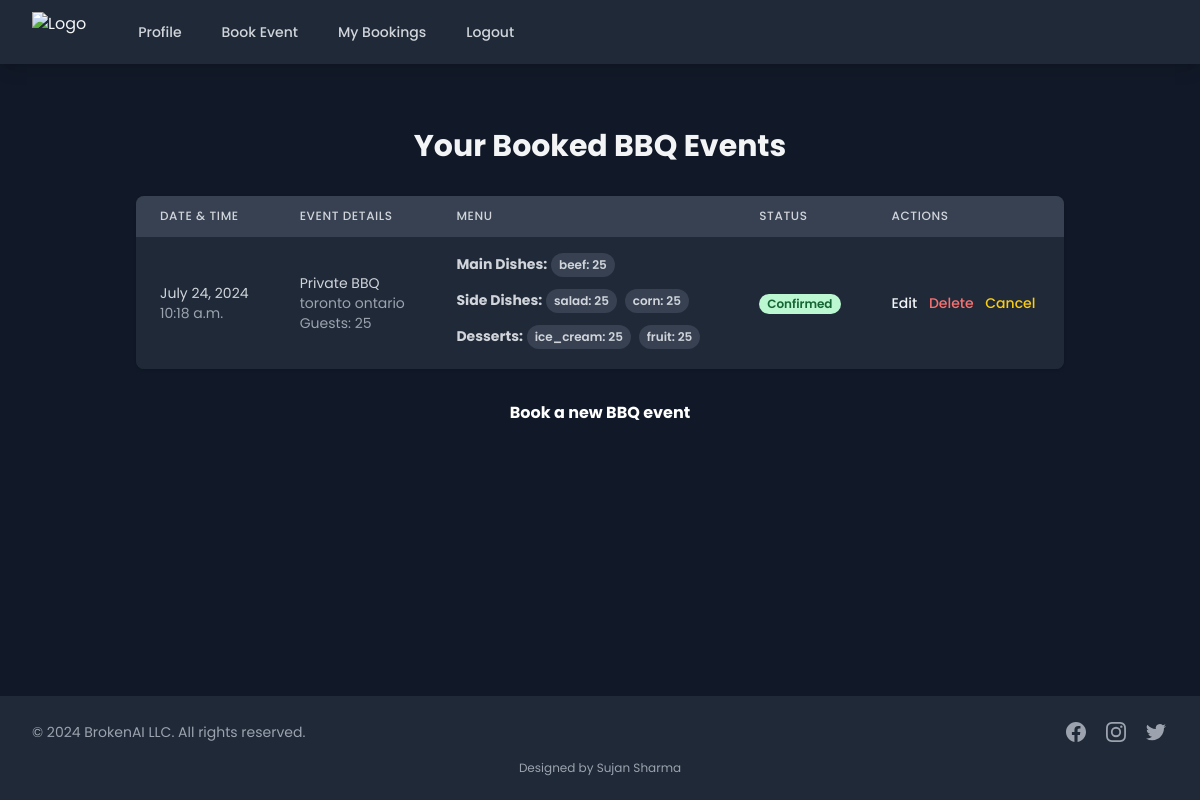
The app's page /my-bookings/ (signed in) with its own data.
### accounts/models.py (models this page shows, shortened)
class BBQBooking(models.Model):
    user = models.ForeignKey(settings.AUTH_USER_MODEL, on_delete=models.CASCADE, related_name='bbq_bookings')
    status = models.IntegerField(default=0)  # 0: Pending, 1: Confirmed, 2: Cancelled, 3: Completed
    date = models.DateField()
    time = models.TimeField()
    location = models.CharField(max_length=255)
    guests = models.IntegerField()
    EVENT_TYPES = [
        ('private', 'Private BBQ'),
        ('company', 'Company BBQ'),
        ('wedding', 'Wedding BBQ'),
        ('school', 'School BBQ'),
        ('themed', 'Themed BBQ'),
        ('breakfast', 'Breakfast Catering'),
        ('holiday', 'Holiday Catering'),
    ]
    event_type = models.CharField(max_length=20, choices=EVENT_TYPES, default='private')
    MAIN_DISHES = [
        ('beef', 'Beef'),
        ('chicken', 'Chicken'),
        ('pork', 'Pork'),
        ('fish', 'Fish'),
    ]
    main_dishes = models.JSONField()  # Store as {"beef": 10, "chicken": 5, ...}
    SIDE_DISHES = [
        ('salad', 'Salad'),
        ('corn', 'Corn'),
        ('potatoes', 'Potatoes'),
        ('beans', 'Beans'),
        ('coleslaw', 'Coleslaw'),
    ]
    side_dishes = models.JSONField()  # Store as {"salad": 15, "corn": 10, ...}
    DESSERTS = [
        ('ice_cream', 'Ice Cream'),
        ('fruit', 'Fruit'),
    ]
    desserts = models.JSONField()  # Store as {"ice_cream": 20, "fruit": 10}
    drinks = models.IntegerField()  # Total number of drinks (same as guests)

### accounts/views.py (the view)
# urls.py: path('my-bookings/', views.view_booked_events, name='view_booked_events'),
@login_required
def view_booked_events(request):
    bookings = BBQBooking.objects.filter(user=request.user).order_by('date', 'time')
    return render(request, 'booked_events.html', {'bookings': bookings})

### accounts/templates/booked_events.html (shortened to what this page needs)
{% extends 'base.html' %}
{% block content %}
<div class="container mx-auto px-4 py-8 max-w-6xl">
    <h2 class="text-3xl font-bold mb-8 text-center text-primary-400">Your Booked BBQ Events</h2>
    {% if bookings %}
    <div class="overflow-x-auto bg-gray-800 rounded-lg shadow">
        <table class="min-w-full divide-y divide-gray-700">
            <thead class="bg-gray-700">
                <tr>
                    <th scope="col"
                        class="px-6 py-3 text-left text-xs font-medium text-gray-300 uppercase tracking-wider">Date &
                        Time</th>
                    <th scope="col"
                        class="px-6 py-3 text-left text-xs font-medium text-gray-300 uppercase tracking-wider">Event
                        Details</th>
                    <th scope="col"
                        class="px-6 py-3 text-left text-xs font-medium text-gray-300 uppercase tracking-wider">Menu</th>
                    <th scope="col"
                        class="px-6 py-3 text-left text-xs font-medium text-gray-300 uppercase tracking-wider">Status
                    </th>
                    <th scope="col"
                        class="px-6 py-3 text-left text-xs font-medium text-gray-300 uppercase tracking-wider">Actions
                    </th>
                </tr>
            </thead>
            <tbody class="bg-gray-800 divide-y divide-gray-700">
                {% for booking in bookings %}
                <tr>
                    <td class="px-6 py-4 whitespace-nowrap">
                        <div class="text-sm text-gray-300">{{ booking.date }}</div>
                        <div class="text-sm text-gray-400">{{ booking.time }}</div>
                    </td>
                    <td class="px-6 py-4 whitespace-nowrap">
                        <div class="text-sm text-gray-300">{{ booking.get_event_type_display }}</div>
                        <div class="text-sm text-gray-400">{{ booking.location }}</div>
                        <div class="text-sm text-gray-400">Guests: {{ booking.guests }}</div>
                    </td>
                    <td class="px-6 py-4">
                        <div class="text-sm text-gray-300">
                            <strong class="text-primary-400">Main Dishes:</strong>
                            {% for dish, count in booking.main_dishes.items %}
                            <span
                                class="inline-block bg-gray-700 rounded-full px-2 py-1 text-xs font-semibold text-gray-300 mr-1 mb-1">
                                {{dish }}: {{ count }}</span>
                            {% endfor %}
                        </div>
                        <div class="text-sm text-gray-300 mt-2">
                            <strong class="text-primary-400">Side Dishes:</strong>
                            {% for dish, count in booking.side_dishes.items %}
                            <span
                                class="inline-block bg-gray-700 rounded-full px-2 py-1 text-xs font-semibold text-gray-300 mr-1 mb-1">
                                {{dish }}: {{ count }}</span>
                            {% endfor %}
                        </div>
                        <div class="text-sm text-gray-300 mt-2">
                            <strong class="text-primary-400">Desserts:</strong>
                            {% for dish, count in booking.desserts.items %}
                            <span
                                class="inline-block bg-gray-700 rounded-full px-2 py-1 text-xs font-semibold text-gray-300 mr-1 mb-1">
                                {{dish }}: {{ count }}</span>
                            {% endfor %}
                        </div>
                    </td>
                    <td class="px-6 py-4 whitespace-nowrap">
                        <span class="px-2 inline-flex text-xs leading-5 font-semibold rounded-full
                            {% if booking.status == 0 %} bg-yellow-200 text-yellow-800
                            {% elif booking.status == 1 %}bg-green-200 text-green-800
                            {% elif booking.status == 2 %}bg-red-200 text-red-800
                            {% else %} bg-blue-200 text-blue-800 {% endif %}">
                            {%if booking.status == 0 %}
                            pending
                            {%elif booking.status == 1 %}
                           Confirmed
                            {%elif booking.status == 2 %}
                            Cancelled
                            {%else%}
                            Completed
                            {%endif%}
                        </span>
                    </td>
                    <td class="px-6 py-4 whitespace-nowrap text-sm font-medium">
                        <a href="{% url 'edit_booking' booking.id %}"
                            class="text-primary-400 hover:text-primary-300 mr-2">Edit</a>
                        <form action="{% url 'delete_booking' booking.id %}" method="post" class="inline">
                            <button type="submit" class="text-red-400 hover:text-red-300 mr-2"
                                onclick="return confirm('Are you sure you want to delete this booking?');">Delete</button>
                        </form>
                        <form action="{% url 'cancel_booking' booking.id %}" method="post" class="inline">
                            <button type="submit" class="text-yellow-400 hover:text-yellow-300"
                                onclick="return confirm('Are you sure you want to cancel this booking?');">Cancel</button>
                        </form>
                    </td>
                </tr>
                {% endfor %}
            </tbody>
        </table>
    </div>
    {% else %}
    <p class="text-center text-gray-400 mt-8">You haven't booked any BBQ events yet.</p>
    {% endif %}
    <div class="mt-8 text-center">
        <a href="{% url 'book_bbq' %}"
            class="bg-primary-600 hover:bg-primary-700 text-white font-bold py-2 px-4 rounded-lg transition duration-300 ease-in-out transform hover:scale-105">
            Book a new BBQ event
        </a>
    </div>
</div>
{% endblock %}

### accounts/templates/base.html (style rules this page uses)
body { font-family: 'Poppins', sans-serif; }

### records on screen
BBQBooking: date "July 24, 2024", time "10:18 a.m.", event_type "Private BBQ", location "toronto ontario", guests "25", main_dishes "beef", main_dishes "25", side_dishes "salad" "corn", side_dishes "25" "25", desserts "ice_cream" "fruit", desserts "25" "25", status "Confirmed"
